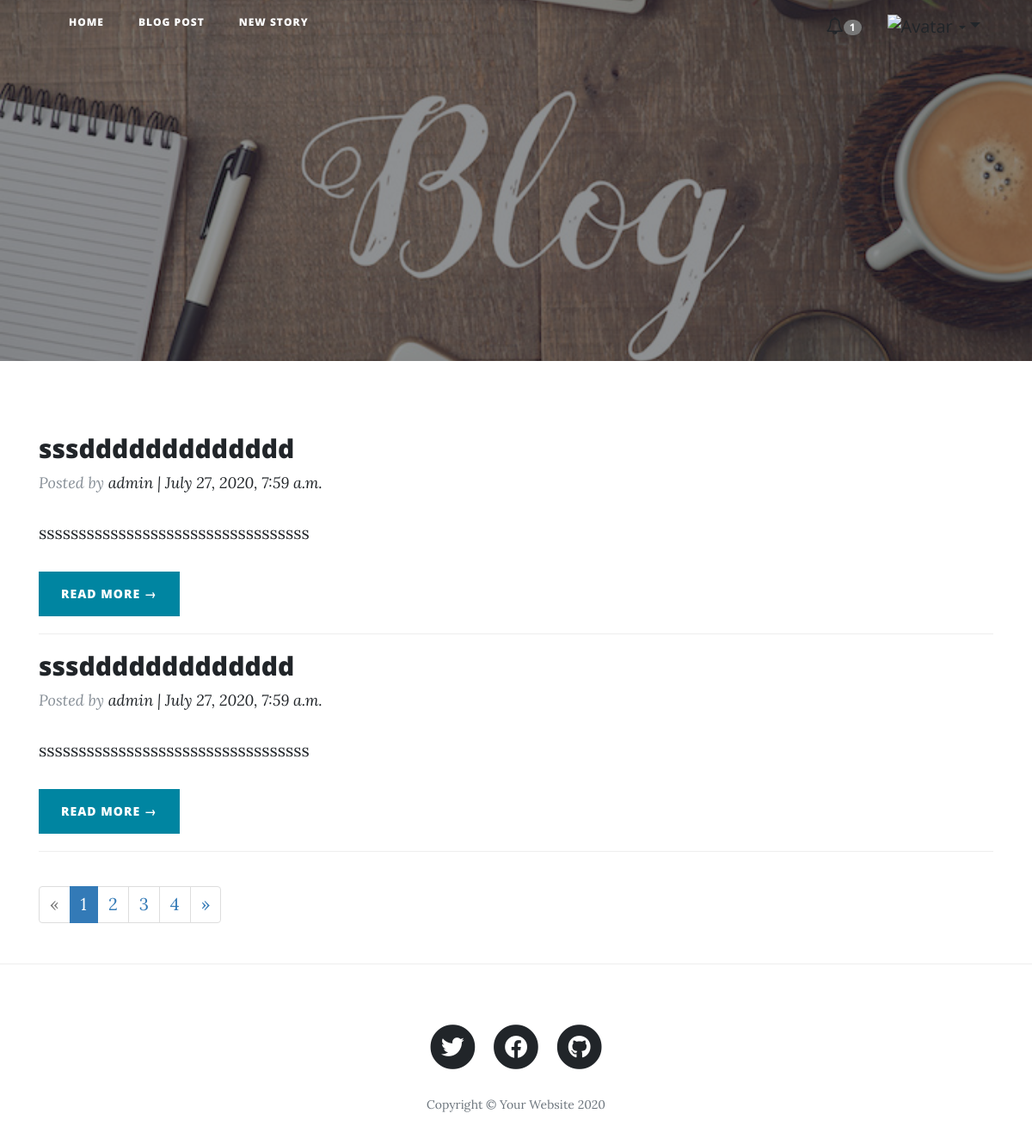
/blog/, run on an earlier commit of the app's database.
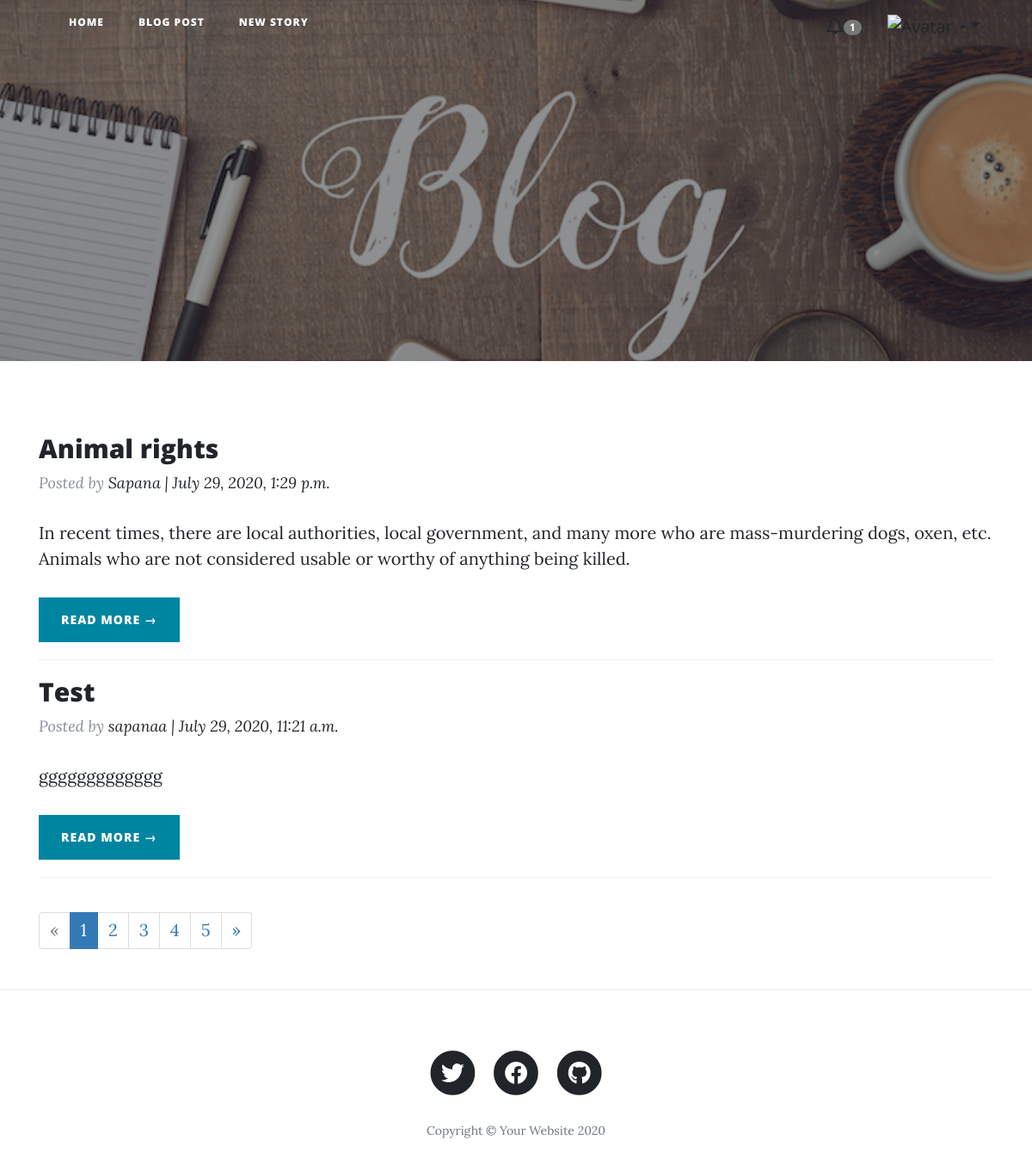
And on a later commit of the database.
### Blog/models.py (models this page shows, shortened)
class Post(models.Model):
    STATUS_CHOICES = (('Published', 'Published'),
                      ('Draft', 'Draft'),)
    title = models.CharField(max_length=250)
    subtitle = models.CharField(max_length=250)
    content = models.TextField()
    slug = models.SlugField(unique=True, max_length=255)
    status = models.CharField(max_length=10, default='Draft', choices=STATUS_CHOICES)
    created = models.DateTimeField(auto_now_add=True)
    updated = models.DateTimeField(auto_now=True)
    author = models.ForeignKey(User, on_delete=models.CASCADE)

### Blog/views.py (the view)
# urls.py: path('', views.PostList.as_view(), name='blog'),
class PostList(generic.ListView):
    queryset = Post.objects.filter(status='Published').order_by('-created')
    template_name = 'blog.html'
    model = Post
    context_object_name = 'post_list'
    paginate_by = 2
    ordering = ['-created']

### Blog/templates/blog.html (shortened to what the changed rows need)
{% load static %}
  <!DOCTYPE html>
<html lang="en" xmlns="http://www.w3.org/1999/html">
  <head>
    <link href="{% static 'vendor/bootstrap/css/bootstrap.min.css' %}" rel="stylesheet">
    <link rel="stylesheet" href="https://maxcdn.bootstrapcdn.com/bootstrap/3.4.1/css/bootstrap.min.css">
    <link href="{% static 'vendor/fontawesome-free/css/all.min.css' %}" rel="stylesheet" type="text/css">
    <link rel="stylesheet" href="https://maxcdn.bootstrapcdn.com/font-awesome/4.7.0/css/font-awesome.min.css">
    <link rel="stylesheet" href="https://maxcdn.bootstrapcdn.com/bootstrap/3.3.7/css/bootstrap.min.css">
    <link href="{% static 'css/clean-blog.min.css' %}" rel="stylesheet">
  </head>
  <body>
 <div class="container">
    <div class="row">
      <div class="col-md-12 mt-4  left-auto">
           {% for post in post_list %}
        <div class="post-preview">
            <h2 class="post-title">
                {{ post.title }}
            </h2>
            <p class="post-meta">Posted by
              <a>{{ post.author }} | {{ post.created}}</a>
            </p>
             <p class="post-content">
                 {{post.content|slice:":200" }}
             </p>
        </div>
               <a href="{% url 'blogon_extend' post.slug  %}" class="btn btn-primary">Read More &rarr;</a>
        <hr>
           {% endfor %}
      </div>
    </div>
     {% if is_paginated %}
      <ul class="pagination">
        {% for i in paginator.page_range %}
          {% if page_obj.number == i %}
            <li class="active"><span>{{ i }} <span class="sr-only">(current)</span></span></li>
          {% else %}
            <li><a href="?page={{ i }}">{{ i }}</a></li>
          {% endif %}
        {% endfor %}
      </ul>
    {% endif %}
 </div>
  </body>
  </html>

What changed in the data, as far as the page shows it:
no longer on this page (row unchanged): Post: title "sssddddddddddddd", author "admin", created "July 27, 2020, 7:59 a.m.", content "ssssssssssssssssssssssssssssssssss"
no longer on this page (row unchanged): Post: title "sssddddddddddddd", author "admin", created "July 27, 2020, 7:59 a.m.", content "ssssssssssssssssssssssssssssssssss"
added Post: title "Animal rights", author "Sapana", created "July 29, 2020, 1:29 p.m.", content "In recent times, there are local authorities, local government, and many more who are mass-murdering dogs, oxen, etc. Animals who are not considered usable or worthy of anything being killed."
added Post: title "Test", author "sapanaa", created "July 29, 2020, 11:21 a.m.", content "ggggggggggggg"
Also different on the page:
new list line: "5"
